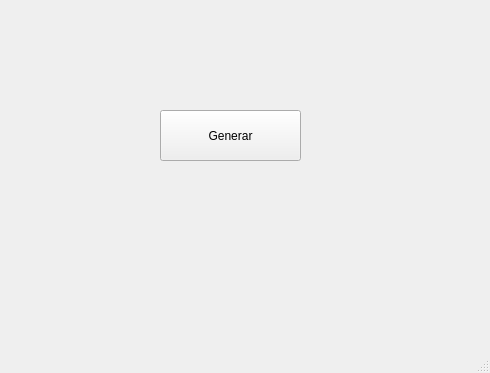
<?xml version="1.0" encoding="UTF-8"?>
<ui version="4.0">
 <class>MainWindow</class>
 <widget class="QMainWindow" name="MainWindow">
  <property name="geometry">
   <rect>
    <x>0</x>
    <y>0</y>
    <width>490</width>
    <height>373</height>
   </rect>
  </property>
  <property name="windowTitle">
   <string>MainWindow</string>
  </property>
  <widget class="QWidget" name="centralwidget">
   <widget class="QPushButton" name="pushButton_genera">
    <property name="geometry">
     <rect>
      <x>160</x>
      <y>110</y>
      <width>141</width>
      <height>51</height>
     </rect>
    </property>
    <property name="text">
     <string>Generar</string>
    </property>
   </widget>
  </widget>
  <widget class="QMenuBar" name="menubar">
   <property name="geometry">
    <rect>
     <x>0</x>
     <y>0</y>
     <width>490</width>
     <height>25</height>
    </rect>
   </property>
  </widget>
  <widget class="QStatusBar" name="statusbar"/>
 </widget>
 <resources/>
 <connections/>
</ui>
